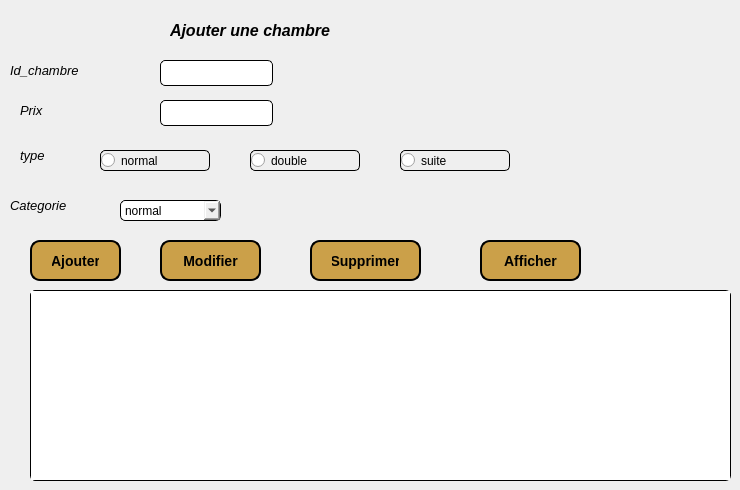
         <widget class="QWidget" name="tab_6">
          <attribute name="title">
           <string>information</string>
          </attribute>
          <widget class="QLabel" name="label_34">
           <property name="geometry">
            <rect>
             <x>20</x>
             <y>140</y>
             <width>101</width>
             <height>31</height>
            </rect>
           </property>
           <property name="font">
            <font>
             <family>Segoe UI</family>
             <pointsize>10</pointsize>
             <italic>true</italic>
             <bold>false</bold>
            </font>
           </property>
           <property name="styleSheet">
            <string notr="true">font: italic 10pt &quot;Segoe UI&quot;;</string>
           </property>
           <property name="text">
            <string>type</string>
           </property>
          </widget>
          <widget class="QRadioButton" name="radioButton_normal_3">
           <property name="geometry">
            <rect>
             <x>100</x>
             <y>150</y>
             <width>110</width>
             <height>21</height>
            </rect>
           </property>
           <property name="styleSheet">
            <string notr="true"> border: 1px solid black; 
 border-radius: 5px; 
font: italic 9pt &quot;Segoe UI&quot;;</string>
           </property>
           <property name="text">
            <string>normal</string>
           </property>
          </widget>
          <widget class="QRadioButton" name="radioButton_double_3">
           <property name="geometry">
            <rect>
             <x>250</x>
             <y>150</y>
             <width>110</width>
             <height>21</height>
            </rect>
           </property>
           <property name="styleSheet">
            <string notr="true"> border: 1px solid black; 
 border-radius: 5px; 
font: italic 9pt &quot;Segoe UI&quot;;</string>
           </property>
           <property name="text">
            <string>double</string>
           </property>
          </widget>
          <widget class="QPushButton" name="pushButton_supprimer_3">
           <property name="geometry">
            <rect>
             <x>310</x>
             <y>240</y>
             <width>111</width>
             <height>41</height>
            </rect>
           </property>
           <property name="styleSheet">
            <string notr="true">
background-color: rgb(203, 160, 73);
font: italic 9pt &quot;Segoe UI&quot;;

 border: 2px solid black; 
 border-radius: 10px; 
color: black;
font-size: 14px;
font-weight: bold;
 padding: 10px 20px;
</string>
           </property>
           <property name="text">
            <string>Supprimer</string>
           </property>
          </widget>
          <widget class="QRadioButton" name="radioButton_suite_3">
           <property name="geometry">
            <rect>
             <x>400</x>
             <y>150</y>
             <width>110</width>
             <height>21</height>
            </rect>
           </property>
           <property name="styleSheet">
            <string notr="true"> border: 1px solid black; 
 border-radius: 5px; 
font: italic 9pt &quot;Segoe UI&quot;;</string>
           </property>
           <property name="text">
            <string>suite</string>
           </property>
          </widget>
          <widget class="QPushButton" name="pushButton_modifier_3">
           <property name="geometry">
            <rect>
             <x>160</x>
             <y>240</y>
             <width>101</width>
             <height>41</height>
            </rect>
           </property>
           <property name="styleSheet">
            <string notr="true">
background-color: rgb(203, 160, 73);
font: italic 9pt &quot;Segoe UI&quot;;

 border: 2px solid black; 
 border-radius: 10px; 
color: black;
font-size: 14px;
font-weight: bold;
 padding: 10px 20px;
</string>
           </property>
           <property name="text">
            <string>Modifier</string>
           </property>
          </widget>
          <widget class="QLineEdit" name="lineEdit_prix_3">
           <property name="geometry">
            <rect>
             <x>160</x>
             <y>100</y>
             <width>113</width>
             <height>26</height>
            </rect>
           </property>
           <property name="styleSheet">
            <string notr="true"> border: 1px solid black; 
 border-radius: 5px; </string>
           </property>
          </widget>
          <widget class="QComboBox" name="comboBox_categorie_3">
           <property name="geometry">
            <rect>
             <x>120</x>
             <y>200</y>
             <width>101</width>
             <height>21</height>
            </rect>
           </property>
           <property name="styleSheet">
            <string notr="true"> border: 1px solid black; 
 border-radius: 5px; 
font: italic 9pt &quot;Segoe UI&quot;;</string>
           </property>
           <item>
            <property name="text">
             <string>normal</string>
            </property>
           </item>
           <item>
            <property name="text">
             <string>deluxe</string>
            </property>
           </item>
          </widget>
          <widget class="QPushButton" name="pushButton_ajouter_3">
           <property name="geometry">
            <rect>
             <x>30</x>
             <y>240</y>
             <width>91</width>
             <height>41</height>
            </rect>
           </property>
           <property name="styleSheet">
            <string notr="true">
background-color: rgb(203, 160, 73);
font: italic 9pt &quot;Segoe UI&quot;;

 border: 2px solid black; 
 border-radius: 10px; 
color: black;
font-size: 14px;
font-weight: bold;
 padding: 10px 20px;

</string>
           </property>
           <property name="text">
            <string>Ajouter</string>
           </property>
           <property name="checkable">
            <bool>false</bool>
           </property>
           <property name="autoDefault">
            <bool>true</bool>
           </property>
          </widget>
          <widget class="QLabel" name="label_187">
           <property name="geometry">
            <rect>
             <x>170</x>
             <y>10</y>
             <width>211</width>
             <height>41</height>
            </rect>
           </property>
           <property name="font">
            <font>
             <family>Segoe UI</family>
             <pointsize>12</pointsize>
             <italic>true</italic>
             <bold>true</bold>
            </font>
           </property>
           <property name="styleSheet">
            <string notr="true">color: rgb(0, 0, 0);
font: 700 italic 12pt &quot;Segoe UI&quot;;</string>
           </property>
           <property name="text">
            <string>Ajouter une chambre</string>
           </property>
          </widget>
          <widget class="QTableView" name="tableView_7">
           <property name="geometry">
            <rect>
             <x>30</x>
             <y>290</y>
             <width>701</width>
             <height>191</height>
            </rect>
           </property>
           <property name="styleSheet">
            <string notr="true"> border: 1px solid black; 
 border-radius: 5px; </string>
           </property>
          </widget>
          <widget class="QLabel" name="label_188">
           <property name="geometry">
            <rect>
             <x>10</x>
             <y>60</y>
             <width>101</width>
             <height>21</height>
            </rect>
           </property>
           <property name="font">
            <font>
             <family>Segoe UI</family>
             <pointsize>10</pointsize>
             <italic>true</italic>
             <bold>false</bold>
            </font>
           </property>
           <property name="styleSheet">
            <string notr="true">font: italic 10pt &quot;Segoe UI&quot;;</string>
           </property>
           <property name="text">
            <string>Id_chambre</string>
           </property>
          </widget>
          <widget class="QLabel" name="label_189">
           <property name="geometry">
            <rect>
             <x>20</x>
             <y>100</y>
             <width>101</width>
             <height>21</height>
            </rect>
           </property>
           <property name="font">
            <font>
             <family>Segoe UI</family>
             <pointsize>10</pointsize>
             <italic>true</italic>
             <bold>false</bold>
            </font>
           </property>
           <property name="styleSheet">
            <string notr="true">font: italic 10pt &quot;Segoe UI&quot;;</string>
           </property>
           <property name="text">
            <string>Prix</string>
           </property>
          </widget>
          <widget class="QLabel" name="label_190">
           <property name="geometry">
            <rect>
             <x>10</x>
             <y>190</y>
             <width>101</width>
             <height>31</height>
            </rect>
           </property>
           <property name="font">
            <font>
             <family>Segoe UI</family>
             <pointsize>10</pointsize>
             <italic>true</italic>
             <bold>false</bold>
            </font>
           </property>
           <property name="styleSheet">
            <string notr="true">font: italic 10pt &quot;Segoe UI&quot;;</string>
           </property>
           <property name="text">
            <string>Categorie</string>
           </property>
          </widget>
          <widget class="QPushButton" name="pushButton_afficher_3">
           <property name="geometry">
            <rect>
             <x>480</x>
             <y>240</y>
             <width>101</width>
             <height>41</height>
            </rect>
           </property>
           <property name="styleSheet">
            <string notr="true">
background-color: rgb(203, 160, 73);
font: italic 9pt &quot;Segoe UI&quot;;

 border: 2px solid black; 
 border-radius: 10px; 
color: black;
font-size: 14px;
font-weight: bold;
 padding: 10px 20px;
</string>
           </property>
           <property name="text">
            <string>Afficher</string>
           </property>
          </widget>
          <widget class="QLineEdit" name="lineEdit_id_chambre_3">
           <property name="geometry">
            <rect>
             <x>160</x>
             <y>60</y>
             <width>113</width>
             <height>26</height>
            </rect>
           </property>
           <property name="styleSheet">
            <string notr="true"> border: 1px solid black; 
 border-radius: 5px; </string>
           </property>
          </widget>
         </widget>
